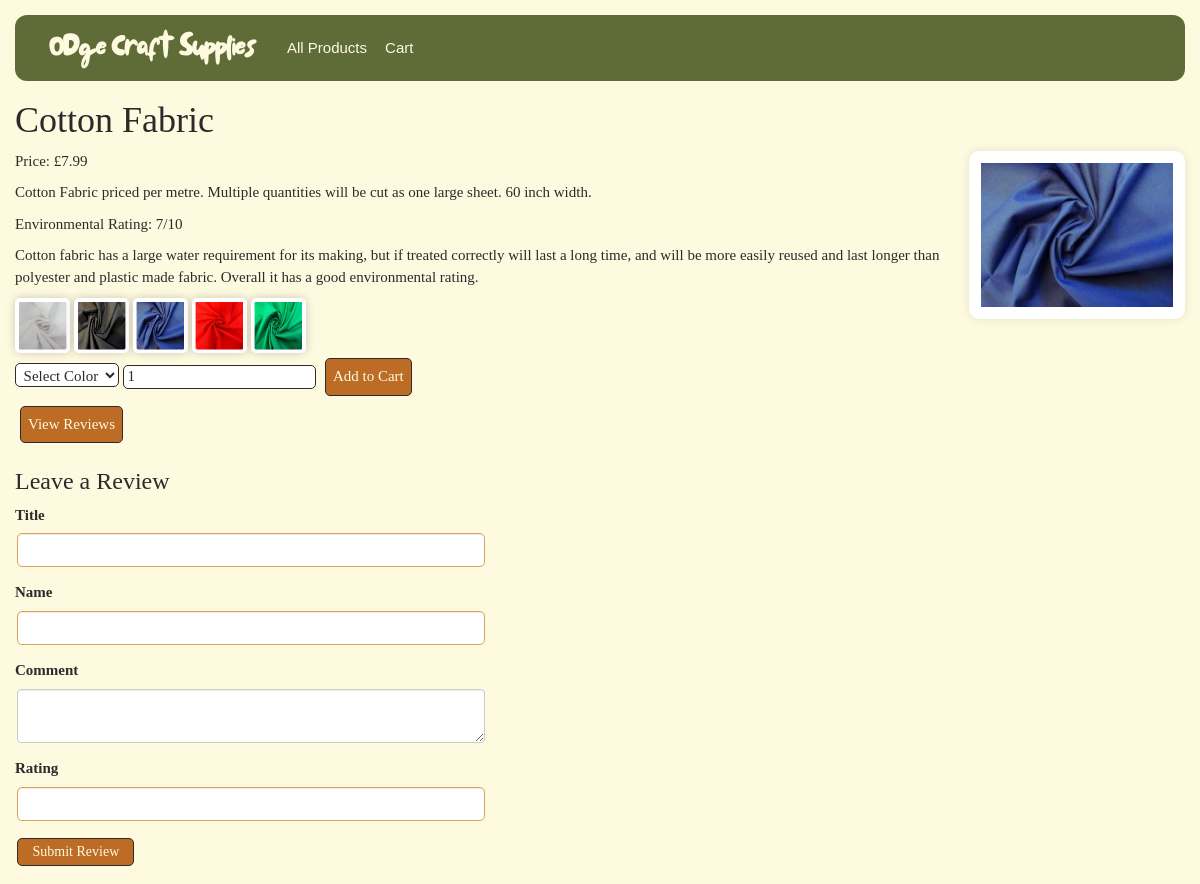
Page /product/11 on the committed database.
### app.py (models this page shows, shortened)
class Product(db.Model):
    __tablename__ = 'products'
    id = db.Column(db.Integer, primary_key=True)
    name = db.Column(db.String(40), index=True, unique=True)
    price = db.Column(db.Float)
    description = db.Column(db.Text)
    image_name = db.Column(db.String(60))
    environmental_rating = db.Column(db.String(5))
    environmental_description = db.Column(db.String(600))
    variations = db.relationship('ProductVariation', backref='product', lazy=True)

class ProductVariation(db.Model):
    id = db.Column(db.Integer, primary_key=True)
    product_id = db.Column(db.Integer, db.ForeignKey('products.id'), nullable=False)
    color = db.Column(db.String(50), nullable=False)
    image_name = db.Column(db.String(100), nullable=False)

### app.py (the view, shortened to what this page needs)
@app.route('/product/<int:product_id>', methods=['GET','POST'])
def single_product_page(product_id):
    product = Product.query.get_or_404(product_id)
    cart_form = CartForm()
    review_form = ReviewForm()
    if review_form.validate_on_submit():
        submit_review(product_id)
    return render_template('single_product.html', product=product, cart_form=cart_form, review_form=review_form)

### app.py
class CartForm(FlaskForm):
    cart = IntegerField('Quantity: ', [DataRequired(), NumberRange(min=1)], render_kw={"type": "number", "min": "1"})
    submit = SubmitField('Add to Cart')

class ReviewForm(FlaskForm):
    title = StringField('Title', validators=[DataRequired(), Length(min=2, max=100)])
    customer_name = StringField('Name', validators=[DataRequired(), Length(min=2, max=100)])
    comment = TextAreaField('Comment', validators=[DataRequired(), Length(min=10)])
    rating = IntegerField('Rating', validators=[DataRequired(), NumberRange(min=1, max=5)])
    submit = SubmitField('Submit Review')

### templates/single_product.html (shortened to what this page needs)
{% extends "base.html" %}
{% block content %}
    <h1>{{ product.name }}</h1>
    <img src="{{url_for('static', filename= product.image_name ) }}" alt= "{{ product.name }}" class="item-img" id="product-image" />
    <p>Price: £{{ product.price }}</p>
    <p>{{ product.description }}</p>
    <p>Environmental Rating: {{ product.environmental_rating }}</p>
    <p>{{ product.environmental_description }}</p>
    <div>
        {% for variation in product.variations %}
            <img src="{{ url_for('static', filename= variation.image_name ) }}" alt="{{ variation.color }}" class="color-icon" data-image="{{ url_for('static', filename=variation.image_name) }}"/>
        {% endfor %}
    </div>
    <div>
        <form action="{{ url_for('single_product_page', product_id=product.id) }}" method="POST">
            {% if product.variations != []%}
                <select name="variation" id="variation-select" class="cart-input" required>
                    <option value="" disabled selected>Select Color</option>
                </select>
            {% endif %}
            <input type="number" class="cart-input" name="cart" value="1" min="1">
            <button type="submit" class="submit-btn">Add to Cart</button>
        </form>
    </div>
    <div>
        <form action="{{ url_for('view_reviews', product_id=product.id) }}" method="get">
            <button type="submit" id="add-to-cart-btn" class="submit-btn">View Reviews</button>
        </form>
        <h2>Leave a Review</h2>
        <form id="review-form" class="review-form" method="post" action="/submit_review/{{ product.id }}">
            {{ wtf.quick_form(review_form, form_type="horizontal") }}
    </div>
{% endblock %}

### templates/base.html (shortened to what this page needs)
{% extends "bootstrap/base.html" %}
{% import "bootstrap/wtf.html" as wtf %}
{% block navbar %}
<nav class="navbar">
    <a href="{{ url_for('main_page') }}">
        <img src="{{ url_for('static', filename='banner_full_logo.png') }}" alt="Logo" class="navbar-logo">
    </a>
    <div class="navbar-items">
        <a href="{{ url_for('main_page') }}" class="nav-link">All Products</a>
        <a href="{{ url_for('cart_page') }}" class="nav-link">Cart</a>
    </div>
</nav>
{% endblock %}
{% block head %}
    {{ super() }}
    <link rel="stylesheet" href="{{ url_for('static', filename='custom.css') }}">
{% endblock %}

### static/custom.css (style rules this page uses)
body { font-family: "Candara", serif; background-color: #FEFAE0; color: #2D2A2C; font-size: 150%; padding: 1.25vw; }
h2 { font-family: "Candara", serif; font-size: 160%; color: #2D2A2C; }
a { color: #283618; }
.item-img { width: 18vw; padding: 1vw; float: right; border-radius: 10px; background-color: #FFFFFF; box-shadow: 0px 0px 10px rgba(0, 0, 0, 0.1); }
.submit-btn { background-color: #BC6C25; color: #FEFAE0; border: 1px solid #2D2A2C; padding: 7px; cursor: pointer; border-radius: 5px; margin: 5px; }
.navbar { display: flex; justify-content: left; align-items: center; background-color: #606C38; padding: .6vw 1vw; border-radius: 1vw; }
.navbar-items { display: flex; justify-content: center; align-items: center; }
.nav-link { color: #FEFAE0; text-decoration: none; font-family: "Candara", sans-serif; padding: .6vw .75vw; }
.color-icon { cursor: pointer; border-radius: 5px; padding: .3vw; background-color: #FFFFFF; width: 4.6vw; height: 4.6vw; box-shadow: 0px 0px 10px rgba(0, 0, 0, 0.2); }
.cart-input { border-radius: 5px; border: 1px solid #2D2A2C; padding: .3vw; height: 2vw; background-color: #FFFFFF; }
.review-form { background-color: #FEFAE0; border-radius: 10px; width: 40%; }
.review-form input, textarea { width: 100%; padding: .6vw; margin: .2vw; border: 1px solid #DDA15E; border-radius: 5px; }
.review-form input[type="submit"] { background-color: #BC6C25; color: #FEFAE0; border: 1px solid #2D2A2C; padding: .25vw .3vw; border-radius: 5px; cursor: pointer; width: 25% }

### rows in the picture
Product: name "Cotton Fabric", image_name (picture), price "7.99", description "Cotton Fabric priced per metre. Multiple quantities will be cut as one large sheet. 60 inch width.", environmental_rating "7/10", environmental_description "Cotton fabric has a large water requirement for its making, but if treated correctly will last a long time, and will be more easily reused and last longer than polyester and plastic made fabric. Overall it has a good environmental rating."
ProductVariation: image_name+color (picture)
ProductVariation: image_name+color (picture)
ProductVariation: image_name+color (picture)
ProductVariation: image_name (picture)
ProductVariation: image_name+color (picture)
